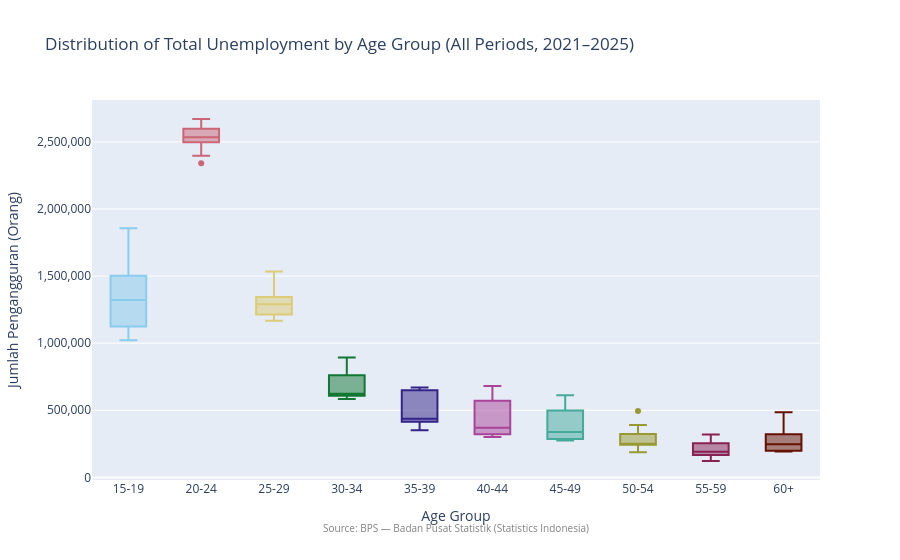

This figure's notebook cell:
### Markdown cell above
## Visualization

Two EDA charts provide a visual baseline before the detailed reporting in notebook 02.
The box plot reveals the distribution and spread of unemployment across age groups, confirming
which cohort dominates and how consistent that dominance is across survey periods. The trend line
shows the national recovery trajectory and highlights where the decline has plateaued.
All charts use **Plotly** for Kaggle-native interactive rendering.

### Code cell
# Distribution of unemployment by age group — identifies dominant cohorts and inter-period spread
fig_eda1 = px.box(
    df,
    x='age_group',
    y='jumlah',
    color='age_group',
    category_orders={'age_group': AGE_GROUP_ORDER},
    color_discrete_sequence=px.colors.qualitative.Safe,
    title='Distribution of Total Unemployment by Age Group (All Periods, 2021–2025)',
    labels={'age_group': 'Age Group', 'jumlah': 'Jumlah Pengangguran (Orang)'},
)
fig_eda1.update_layout(
    xaxis_title='Age Group',
    yaxis_title='Jumlah Pengangguran (Orang)',
    showlegend=False,
    yaxis_tickformat=',',
    annotations=[{'text': SOURCE_NOTE, 'xref': 'paper', 'yref': 'paper',
                  'x': 0.5, 'y': -0.15, 'showarrow': False, 'font': {'size': 10, 'color': 'gray'}}],
)
fig_eda1.show()

### Figure 1 — Plotly figure (JSON) as saved in the notebook; plotly's stock layout.template omitted (floating-point values rounded to 4 significant figures)
{"data": [{"alignmentgroup": "True", "hovertemplate": "Age Group=%{x}<br>Jumlah Pengangguran (Orang)=%{y}<extra></extra>", "legendgroup": "15-19", "marker": {"color": "rgb(136, 204, 238)"}, "name": "15-19", "notched": false, "offsetgroup": "15-19", "orientation": "v", "showlegend": true, "type": "box", "x": ["15-19", "15-19", "15-19", "15-19", "15-19", "15-19", "15-19", "15-19", "15-19", "15-19"], "x0": " ", "xaxis": "x", "y": [1212400, 1469332, 1133739, 1856292, 1123495, 1633463, 1034119, 1431960, 1022187, 1502556], "y0": " ", "yaxis": "y"}, {"alignmentgroup": "True", "hovertemplate": "Age Group=%{x}<br>Jumlah Pengangguran (Orang)=%{y}<extra></extra>", "legendgroup": "20-24", "marker": {"color": "rgb(204, 102, 119)"}, "name": "20-24", "notched": false, "offsetgroup": "20-24", "orientation": "v", "showlegend": true, "type": "box", "x": ["20-24", "20-24", "20-24", "20-24", "20-24", "20-24", "20-24", "20-24", "20-24", "20-24"], "x0": " ", "xaxis": "x", "y": [2609339, 2597807, 2504512, 2540121, 2397136, 2670475, 2584181, 2497979, 2527741, 2341011], "y0": " ", "yaxis": "y"}, {"alignmentgroup": "True", "hovertemplate": "Age Group=%{x}<br>Jumlah Pengangguran (Orang)=%{y}<extra></extra>", "legendgroup": "25-29", "marker": {"color": "rgb(221, 204, 119)"}, "name": "25-29", "notched": false, "offsetgroup": "25-29", "orientation": "v", "showlegend": true, "type": "box", "x": ["25-29", "25-29", "25-29", "25-29", "25-29", "25-29", "25-29", "25-29", "25-29", "25-29"], "x0": " ", "xaxis": "x", "y": [1534639, 1516745, 1343508, 1166262, 1213435, 1292355, 1286712, 1258842, 1319299, 1184088], "y0": " ", "yaxis": "y"}, {"alignmentgroup": "True", "hovertemplate": "Age Group=%{x}<br>Jumlah Pengangguran (Orang)=%{y}<extra></extra>", "legendgroup": "30-34", "marker": {"color": "rgb(17, 119, 51)"}, "name": "30-34", "notched": false, "offsetgroup": "30-34", "orientation": "v", "showlegend": true, "type": "box", "x": ["30-34", "30-34", "30-34", "30-34", "30-34", "30-34", "30-34", "30-34", "30-34", "30-34"], "x0": " ", "xaxis": "x", "y": [806661, 893483, 754722, 608412, 761951, 609968, 624915, 584544, 619800, 607168], "y0": " ", "yaxis": "y"}, {"alignmentgroup": "True", "hovertemplate": "Age Group=%{x}<br>Jumlah Pengangguran (Orang)=%{y}<extra></extra>", "legendgroup": "35-39", "marker": {"color": "rgb(51, 34, 136)"}, "name": "35-39", "notched": false, "offsetgroup": "35-39", "orientation": "v", "showlegend": true, "type": "box", "x": ["35-39", "35-39", "35-39", "35-39", "35-39", "35-39", "35-39", "35-39", "35-39", "35-39"], "x0": " ", "xaxis": "x", "y": [618486, 667887, 649921, 439940, 670266, 433484, 432530, 392036, 351093, 413699], "y0": " ", "yaxis": "y"}, {"alignmentgroup": "True", "hovertemplate": "Age Group=%{x}<br>Jumlah Pengangguran (Orang)=%{y}<extra></extra>", "legendgroup": "40-44", "marker": {"color": "rgb(170, 68, 153)"}, "name": "40-44", "notched": false, "offsetgroup": "40-44", "orientation": "v", "showlegend": true, "type": "box", "x": ["40-44", "40-44", "40-44", "40-44", "40-44", "40-44", "40-44", "40-44", "40-44", "40-44"], "x0": " ", "xaxis": "x", "y": [570598, 552795, 594249, 395168, 680071, 301667, 343439, 321531, 332935, 315004], "y0": " ", "yaxis": "y"}, {"alignmentgroup": "True", "hovertemplate": "Age Group=%{x}<br>Jumlah Pengangguran (Orang)=%{y}<extra></extra>", "legendgroup": "45-49", "marker": {"color": "rgb(68, 170, 153)"}, "name": "45-49", "notched": false, "offsetgroup": "45-49", "orientation": "v", "showlegend": true, "type": "box", "x": ["45-49", "45-49", "45-49", "45-49", "45-49", "45-49", "45-49", "45-49", "45-49", "45-49"], "x0": " ", "xaxis": "x", "y": [488428, 498954, 604900, 355844, 612643, 281342, 312391, 275437, 286032, 320828], "y0": " ", "yaxis": "y"}, {"alignmentgroup": "True", "hovertemplate": "Age Group=%{x}<br>Jumlah Pengangguran (Orang)=%{y}<extra></extra>", "legendgroup": "50-54", "marker": {"color": "rgb(153, 153, 51)"}, "name": "50-54", "notched": false, "offsetgroup": "50-54", "orientation": "v", "showlegend": true, "type": "box", "x": ["50-54", "50-54", "50-54", "50-54", "50-54", "50-54", "50-54", "50-54", "50-54", "50-54"], "x0": " ", "xaxis": "x", "y": [390218, 284918, 495351, 324182, 187669, 244284, 208089, 247373, 242764, 251809], "y0": " ", "yaxis": "y"}, {"alignmentgroup": "True", "hovertemplate": "Age Group=%{x}<br>Jumlah Pengangguran (Orang)=%{y}<extra></extra>", "legendgroup": "55-59", "marker": {"color": "rgb(136, 34, 85)"}, "name": "55-59", "notched": false, "offsetgroup": "55-59", "orientation": "v", "showlegend": true, "type": "box", "x": ["55-59", "55-59", "55-59", "55-59", "55-59", "55-59", "55-59", "55-59", "55-59", "55-59"], "x0": " ", "xaxis": "x", "y": [319643, 201166, 122140, 254169, 149835, 169268, 165940, 182491, 262632, 203485], "y0": " ", "yaxis": "y"}, {"alignmentgroup": "True", "hovertemplate": "Age Group=%{x}<br>Jumlah Pengangguran (Orang)=%{y}<extra></extra>", "legendgroup": "60+", "marker": {"color": "rgb(102, 17, 0)"}, "name": "60+", "notched": false, "offsetgroup": "60+", "orientation": "v", "showlegend": true, "type": "box", "x": ["60+", "60+", "60+", "60+", "60+", "60+", "60+", "60+", "60+", "60+"], "x0": " ", "xaxis": "x", "y": [195596, 418965, 199111, 485541, 192774, 218769, 202546, 273406, 313824, 321859], "y0": " ", "yaxis": "y"}], "layout": {"annotations": [{"font": {"color": "gray", "size": 10}, "showarrow": false, "text": "Source: BPS — Badan Pusat Statistik (Statistics Indonesia)", "x": 0.5, "xref": "paper", "y": -0.15, "yref": "paper"}], "boxmode": "overlay", "legend": {"title": {"text": "Age Group"}, "tracegroupgap": 0}, "showlegend": false, "title": {"text": "Distribution of Total Unemployment by Age Group (All Periods, 2021–2025)"}, "xaxis": {"anchor": "y", "categoryarray": ["15-19", "20-24", "25-29", "30-34", "35-39", "40-44", "45-49", "50-54", "55-59", "60+"], "categoryorder": "array", "domain": [0, 1], "title": {"text": "Age Group"}}, "yaxis": {"anchor": "x", "domain": [0, 1], "tickformat": ",", "title": {"text": "Jumlah Pengangguran (Orang)"}}}}
